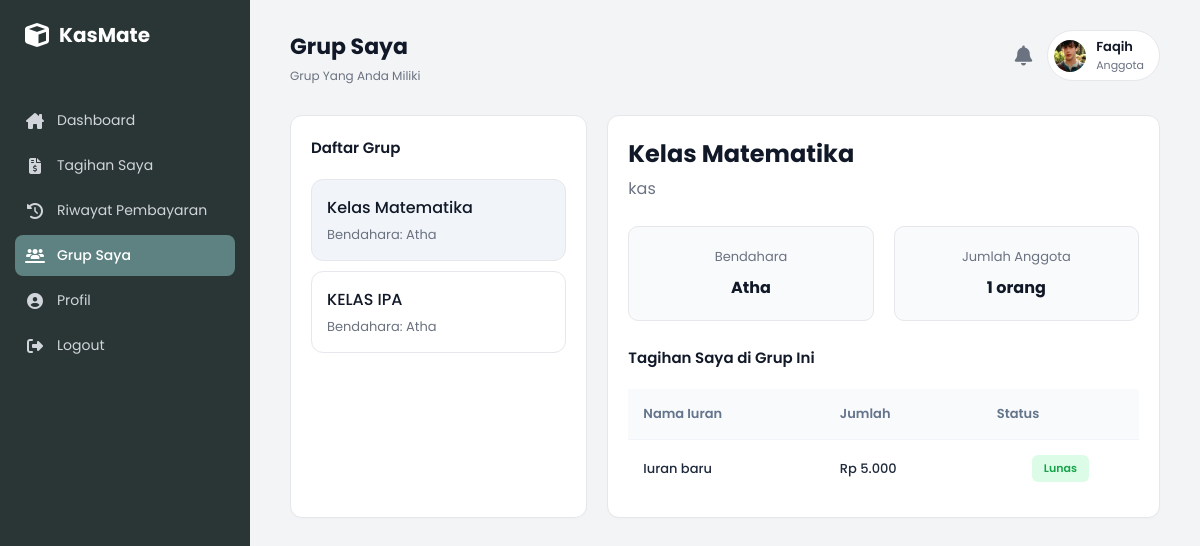
/app/controller/user/GrupUserController.php (signed in), run on the app's committed database.
### tables this page shows
CREATE TABLE `users` (
  `id_user` int NOT NULL,
  `nama` varchar(100) DEFAULT NULL,
  `email` varchar(100) DEFAULT NULL,
  `password` varchar(255) DEFAULT NULL,
  `role` enum('admin','bendahara','user') DEFAULT NULL
);

CREATE TABLE `grup` (
  `id_grup` int NOT NULL,
  `nama_grup` varchar(100) DEFAULT NULL,
  `deskripsi` text,
  `id_bendahara` int DEFAULT NULL
);

CREATE TABLE `iuran` (
  `id_iuran` int NOT NULL,
  `id_grup` int DEFAULT NULL,
  `nama_iuran` varchar(100) DEFAULT NULL,
  `nominal` int DEFAULT NULL
);

### app/controller/user/GrupUserController.php (called while the page is built, shortened)
<?php
require_once '../../../config/auth_check.php';
$id_user = $_SESSION['id_user'];
$nama_user = $user_login['nama'] ?? 'User';
$query_grup = mysqli_query($conn, "
    SELECT g.id_grup, g.nama_grup, g.deskripsi, COALESCE(u.nama, 'Belum Ada') AS nama_bendahara
    FROM grup_anggota ga
    JOIN grup g ON ga.id_grup = g.id_grup
    LEFT JOIN users u ON g.id_bendahara = u.id_user
    WHERE ga.id_user = $id_user
");
$grup_list = [];
while ($row = mysqli_fetch_assoc($query_grup)) {
    $grup_list[] = $row;
}
$selected_grup_id = isset($_GET['id_grup']) ? (int)$_GET['id_grup'] : (!empty($grup_list) ? $grup_list[0]['id_grup'] : 0);
$detail_grup = null;
$grup_tagihan_list = [];
if ($selected_grup_id > 0) {
    $query_detail = mysqli_query($conn, "
        SELECT g.nama_grup, g.deskripsi, COALESCE(u.nama, 'Belum Ada') AS nama_bendahara,
        (SELECT COUNT(*) FROM grup_anggota WHERE id_grup = g.id_grup) AS jml_anggota
        FROM grup g
        LEFT JOIN users u ON g.id_bendahara = u.id_user
        WHERE g.id_grup = $selected_grup_id
    ");
    $detail_grup = mysqli_fetch_assoc($query_detail);
    $query_grup_tagihan = mysqli_query($conn, "SELECT i.nama_iuran, i.nominal, COALESCE(p.status, 'Belum Lunas') AS status_bayar FROM iuran i LEFT JOIN pembayaran p ON i.id_iuran = p.id_iuran AND p.id_user = $id_user WHERE i.id_grup = $selected_grup_id");
    while ($t = mysqli_fetch_assoc($query_grup_tagihan)) {
        $grup_tagihan_list[] = $t;
    }
}
require_once '../../view/user/grup-saya.php';
?>

### config/auth_check.php (called while the page is built, shortened)
<?php
require_once __DIR__ . '/database.php';
$id_user_login = $_SESSION['id_user'];
$query_user_login = "SELECT * FROM users WHERE id_user = $id_user_login";
$result_user_login = mysqli_query($conn, $query_user_login);
$user_login = mysqli_fetch_assoc($result_user_login);
?>

### app/view/user/grup-saya.php (the view, shortened to what this page needs)
<!DOCTYPE html>
<html lang="en">
<head>
    <link rel="stylesheet" href="https://cdnjs.cloudflare.com/ajax/libs/font-awesome/6.4.0/css/all.min.css">
    <link rel="stylesheet" href="../../../public/assets/css/style.css">
</head>
<body>
<div class="dashboard-layout">
    <aside class="sidebar">
        <div class="logo">
            <i class="fa-solid fa-cube"></i>
            <span>KasMate</span>
        </div>
        <div class="menu-section">
            <a href="../../controller/user/DashboardUserController.php" class="menu-item <?= basename($_SERVER['PHP_SELF']) == 'DashboardUserController.php' ? 'active' : '' ?>">
                <i class="fa-solid fa-house-chimney"></i> Dashboard
            </a>
            <a href="../../controller/user/TagihanUserController.php" class="menu-item <?= basename($_SERVER['PHP_SELF']) == 'TagihanUserController.php' ? 'active' : '' ?>">
                <i class="fa-solid fa-file-invoice-dollar"></i> Tagihan Saya
            </a>
            <a href="../../controller/user/RiwayatUserController.php" class="menu-item <?= basename($_SERVER['PHP_SELF']) == 'RiwayatUserController.php' ? 'active' : '' ?>">
                <i class="fa-solid fa-clock-rotate-left"></i> Riwayat Pembayaran
            </a>
            <a href="../../controller/user/GrupUserController.php" class="menu-item <?= basename($_SERVER['PHP_SELF']) == 'GrupUserController.php' ? 'active' : '' ?>">
                <i class="fa-solid fa-users-line"></i> Grup Saya
            </a>
            <a href="../../controller/user/ProfilUserController.php" class="menu-item <?= basename($_SERVER['PHP_SELF']) == 'ProfilUserController.php' ? 'active' : '' ?>">
                <i class="fa-solid fa-circle-user"></i> Profil
            </a>
            <a href="../../controller/auth/LogoutController.php" class="menu-item">
                <i class="fa-solid fa-right-from-bracket"></i> Logout
            </a>
        </div>
    </aside>
    <main class="main-content">
        <header class="topbar">
            <div class="header-text">
                <h1>Grup Saya</h1>
                <p class="subtitle">Grup Yang Anda Miliki</p>
            </div>
            <div class="header-right">
                <button class="btn-notification">
                    <i class="fa-solid fa-bell"></i>
                </button>
                <div class="user-profile">
                    <img src="../../../public/assets/image/user_pict.jpg" alt="<?= htmlspecialchars($nama_user); ?>">
                    <div class="user-info">
                        <span class="user-name"><?= htmlspecialchars($nama_user); ?></span>
                        <span class="user-role">Anggota</span>
                    </div>
                </div>
            </div>
        </header>
        <section class="charts-section">
            <div class="card flex-1">
                <h3 class="card-title">Daftar Grup</h3>
                <?php if (!empty($grup_list)): ?>
                    <div style="display: flex; flex-direction: column; gap: 10px;">
                    <?php foreach ($grup_list as $g): ?>
                        <a href="../../controller/user/GrupUserController.php?id_grup=<?= $g['id_grup']; ?>" style="border: 1px solid var(--border-color); border-radius: 12px; padding: 15px; text-decoration: none; color: inherit; background-color: <?= $selected_grup_id == $g['id_grup'] ? '#f1f5f9' : 'white'; ?>;">
                            <div class="fw-500" style="margin-bottom: 5px;"><?= htmlspecialchars($g['nama_grup']); ?></div>
                            <div style="font-size: 13px; color: var(--text-muted);">Bendahara: <?= htmlspecialchars($g['nama_bendahara']); ?></div>
                        </a>
                    <?php endforeach; ?>
                    </div>
                <?php else: ?>
                    <p style="color: var(--text-muted); font-size: 14px;">Anda belum bergabung dengan grup manapun.</p>
                <?php endif; ?>
            </div>
            <div class="card flex-2">
                <?php if ($detail_grup): ?>
                    <div style="margin-bottom: 25px;">
                        <h2 style="margin-bottom: 5px;"><?= htmlspecialchars($detail_grup['nama_grup']); ?></h2>
                        <p style="color: var(--text-muted);"><?= htmlspecialchars($detail_grup['deskripsi']); ?></p>
                    </div>
                    <div style="display: flex; gap: 20px; margin-bottom: 25px;">
                        <div class="cash-flow-box">
                            <p class="legend-label">Bendahara</p>
                            <h4 style="font-size: 16px;"><?= htmlspecialchars($detail_grup['nama_bendahara']); ?></h4>
                        </div>
                        <div class="cash-flow-box">
                            <p class="legend-label">Jumlah Anggota</p>
                            <h4 style="font-size: 16px;"><?= $detail_grup['jml_anggota']; ?> orang</h4>
                        </div>
                    </div>
                    <div class="table-card">
                        <h3 class="card-title">Tagihan Saya di Grup Ini</h3>
                        <table class="data-table">
                            <thead>
                                <tr>
                                    <th>Nama Iuran</th>
                                    <th>Jumlah</th>
                                    <th>Status</th>
                                </tr>
                            </thead>
                            <tbody>
                                <?php
                                if (!empty($grup_tagihan_list)) {
                                    foreach ($grup_tagihan_list as $t) {
                                        $status_cl = ($t['status_bayar'] == 'Lunas') ? 'badge-lunas' : 'badge-pending';
                                        ?>
                                        <tr>
                                            <td class="fw-500"><?= htmlspecialchars($t['nama_iuran']); ?></td>
                                            <td class="fw-500 text-green">Rp <?= number_format($t['nominal'], 0, ',', '.'); ?></td>
                                            <td><span class="badge <?= $status_cl; ?>"><?= $t['status_bayar']; ?></span></td>
                                        </tr>
                                        <?php
                                    }
                                } else {
                                    echo '<tr><td colspan="3" style="text-align:center; color:#666;">Belum ada tagihan di grup ini.</td></tr>';
                                }
                                ?>
                            </tbody>
                        </table>
                    </div>
                <?php endif; ?>
            </div>
        </section>
    </main>
</div>
</body>
</html>

### public/assets/css/style.css (style rules this page uses)
* { margin: 0; padding: 0; box-sizing: border-box; font-family: 'Poppins', sans-serif; }
body { height: 100vh; width: 100%; overflow: hidden; }
:root { --bg-main: #f3f4f6; --bg-sidebar: #2A3636; --bg-sidebar-active: #5e8282; --text-dark: #111827; --text-muted: #6b7280; --text-sidebar: #9ca3af; --border-color: #e5e7eb; --color-blue: #38bdf8; --color-yellow: #fbbf24; --color-green: #84cc16; --color-orange: #f97316; --color-red: #ef4444; }
.dashboard-layout { display: flex; height: 100vh; width: 100%; background-color: var(--bg-main); color: var(--text-dark); }
.sidebar { width: 250px; background-color: var(--bg-sidebar); color: white; display: flex; flex-direction: column; padding: 20px 15px; }
.logo { display: flex; align-items: center; gap: 10px; font-size: 20px; font-weight: 700; margin-bottom: 30px; padding-left: 10px; }
.logo i { font-size: 24px; }
.menu-section { margin-top: 20px; }
.menu-item { display: flex; align-items: center; gap: 12px; padding: 10px; color: #d1d5db; text-decoration: none; font-size: 14px; border-radius: 8px; margin-bottom: 4px; transition: 0.2s; }
.menu-item i { width: 20px; text-align: center; font-size: 16px; }
.menu-item.active { background-color: var(--bg-sidebar-active); color: white; font-weight: 500; }
.main-content { flex: 1; padding: 30px 40px; overflow-y: auto; }
.topbar { display: flex; justify-content: space-between; align-items: flex-start; margin-bottom: 30px; }
.header-text h1 { font-size: 22px; font-weight: 700; margin-bottom: 4px; }
.subtitle { font-size: 12px; color: var(--text-muted); }
.header-right { display: flex; align-items: center; gap: 15px; }
.btn-notification { background: none; border: none; font-size: 20px; color: var(--text-muted); cursor: pointer; }
.user-profile { display: flex; align-items: center; gap: 10px; background: white; padding: 6px 15px 6px 6px; border-radius: 50px; border: 1px solid var(--border-color); cursor: pointer; }
.user-profile img { width: 32px; height: 32px; border-radius: 50%; object-fit: cover; }
.user-info { display: flex; flex-direction: column; }
.user-name { font-size: 13px; font-weight: 600; }
.user-role { font-size: 11px; color: var(--text-muted); }
.card { background-color: white; border-radius: 12px; padding: 20px; border: 1px solid var(--border-color); box-shadow: 0 1px 3px rgba(0, 0, 0, 0.02); }
.card-title { font-size: 15px; font-weight: 600; margin-bottom: 20px; }
.text-green { color: var(--color-green); }
.charts-section { display: flex; gap: 20px; margin-bottom: 20px; }
.flex-2 { flex: 2; }
.flex-1 { flex: 1; }
.legend-label { font-size: 12px; color: var(--text-muted); display: flex; align-items: center; gap: 6px; }
table { width: 100%; border-collapse: collapse; margin-top: 10px; }
th { text-align: left; padding: 12px 10px; font-size: 12px; font-weight: 500; color: var(--text-muted); border-bottom: 1px solid var(--border-color); background-color: #f9fafb; }
th:last-child { text-align: center; }
td { padding: 15px 10px; font-size: 13px; border-bottom: 1px solid var(--border-color); }
td:last-child { text-align: center; }
tr:last-child td { border-bottom: none; }
.fw-500 { font-weight: 500; }
.badge { padding: 4px 10px; border-radius: 4px; font-size: 11px; font-weight: 600; display: inline-block; }
.badge-lunas { background-color: #dcfce7; color: #16a34a; }
.data-table { width: 100%; border-collapse: collapse; }
.data-table th { text-align: left; padding: 15px; background-color: #f8fafc; color: #64748b; font-weight: 600; font-size: 13px; border-bottom: 1px solid #f1f5f9; }
.data-table td { padding: 15px; border-bottom: 1px solid #f1f5f9; font-size: 13px; color: #1e293b; }
.badge { padding: 5px 12px; border-radius: 6px; font-size: 11px; font-weight: 600; }
.cash-flow-box { flex: 1; background-color: #f8fafc; border: 1px solid var(--border-color); border-radius: 10px; padding: 20px; display: flex; flex-direction: column; align-items: center; justify-content: center; }
.cash-flow-box .legend-label { margin-bottom: 8px; font-size: 13px; justify-content: center; }
.cash-flow-box h4 { font-size: 26px; color: var(--text-dark); font-weight: 700; }

### data on the page
users: nama "Faqih"
grup: nama_grup "Kelas Matematika", nama_bendahara "Atha", deskripsi "kas"
grup: nama_grup "KELAS IPA", nama_bendahara "Atha"
iuran: nama_iuran "Iuran baru", nominal "5.000", status_bayar "Lunas"

### other printed values
$detail_grup['nama_bendahara'] "Atha"
$detail_grup['jml_anggota'] "1"
